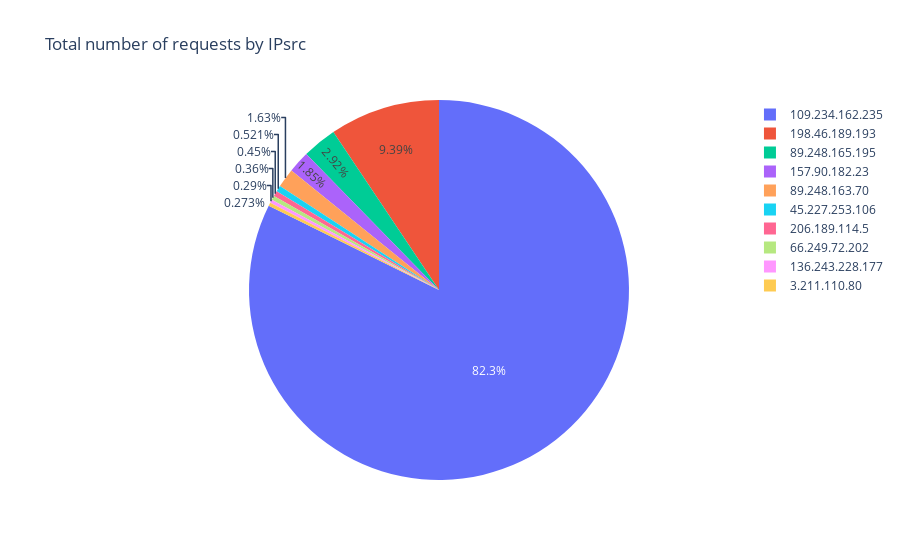

The notebook cell saved with this chart:
### Code cell
px.pie(Merge_IPsrc.head(10), values='total', names='IPsrc', title='Total number of requests by IPsrc')

### Figure 1 — Plotly figure (JSON) as saved in the notebook; plotly's stock layout.template omitted (floating-point values rounded to 4 significant figures)
{"data": [{"domain": {"x": [0, 1], "y": [0, 1]}, "hovertemplate": "IPsrc=%{label}<br>total=%{value}<extra></extra>", "labels": ["109.234.162.235", "198.46.189.193", "89.248.165.195", "157.90.182.23", "89.248.163.70", "45.227.253.106", "206.189.114.5", "66.249.72.202", "136.243.228.177", "3.211.110.80"], "legendgroup": "", "name": "", "showlegend": true, "type": "pie", "values": [542741, 61889, 19280, 12220, 10725, 3434, 2970, 2374, 1912, 1797]}], "layout": {"legend": {"tracegroupgap": 0}, "title": {"text": "Total number of requests by IPsrc"}}}
